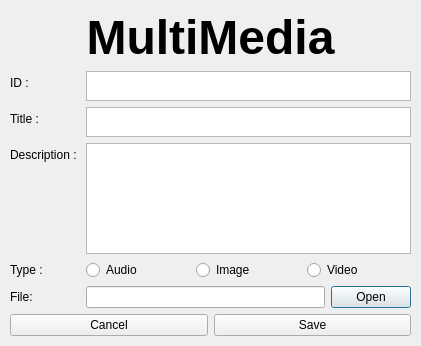
<?xml version="1.0" encoding="UTF-8"?>
<ui version="4.0">
 <class>V_MultimediaForm</class>
 <widget class="QDialog" name="V_MultimediaForm">
  <property name="geometry">
   <rect>
    <x>0</x>
    <y>0</y>
    <width>421</width>
    <height>346</height>
   </rect>
  </property>
  <property name="windowTitle">
   <string>Multimedia</string>
  </property>
  <widget class="QWidget" name="verticalLayoutWidget">
   <property name="geometry">
    <rect>
     <x>10</x>
     <y>10</y>
     <width>401</width>
     <height>326</height>
    </rect>
   </property>
   <layout class="QVBoxLayout" name="verticalLayout">
    <item>
     <layout class="QFormLayout" name="formLayout">
      <item row="1" column="0" colspan="2">
       <widget class="QLabel" name="labelWindowTitle">
        <property name="font">
         <font>
          <pointsize>36</pointsize>
          <weight>75</weight>
          <bold>true</bold>
         </font>
        </property>
        <property name="text">
         <string>MultiMedia</string>
        </property>
        <property name="alignment">
         <set>Qt::AlignCenter</set>
        </property>
       </widget>
      </item>
      <item row="2" column="0">
       <widget class="QLabel" name="labelID">
        <property name="text">
         <string>ID :</string>
        </property>
       </widget>
      </item>
      <item row="2" column="1">
       <widget class="QTextEdit" name="textID">
        <property name="maximumSize">
         <size>
          <width>16777215</width>
          <height>30</height>
         </size>
        </property>
        <property name="readOnly">
         <bool>true</bool>
        </property>
       </widget>
      </item>
      <item row="3" column="0">
       <widget class="QLabel" name="labelTitle">
        <property name="text">
         <string>Title :</string>
        </property>
       </widget>
      </item>
      <item row="3" column="1">
       <widget class="QTextEdit" name="textTitle">
        <property name="maximumSize">
         <size>
          <width>16777215</width>
          <height>30</height>
         </size>
        </property>
       </widget>
      </item>
      <item row="5" column="0">
       <widget class="QLabel" name="typeLabel">
        <property name="text">
         <string>Type :</string>
        </property>
       </widget>
      </item>
      <item row="5" column="1">
       <layout class="QHBoxLayout" name="horizontalLayout_2">
        <item>
         <widget class="QRadioButton" name="audioBtn">
          <property name="text">
           <string>Audio</string>
          </property>
         </widget>
        </item>
        <item>
         <widget class="QRadioButton" name="imageBtn">
          <property name="text">
           <string>Image</string>
          </property>
         </widget>
        </item>
        <item>
         <widget class="QRadioButton" name="videoBtn">
          <property name="text">
           <string>Video</string>
          </property>
         </widget>
        </item>
       </layout>
      </item>
      <item row="7" column="1">
       <layout class="QHBoxLayout" name="horizontalLayout_3">
        <item>
         <widget class="QLineEdit" name="fileLineEdit"/>
        </item>
        <item>
         <widget class="QPushButton" name="btnOpen">
          <property name="text">
           <string>Open</string>
          </property>
         </widget>
        </item>
       </layout>
      </item>
      <item row="7" column="0">
       <widget class="QLabel" name="labelFile">
        <property name="text">
         <string>File: </string>
        </property>
       </widget>
      </item>
      <item row="4" column="1">
       <widget class="QTextEdit" name="textDesc"/>
      </item>
      <item row="4" column="0">
       <widget class="QLabel" name="labelDesc">
        <property name="text">
         <string>Description : </string>
        </property>
       </widget>
      </item>
     </layout>
    </item>
    <item>
     <layout class="QHBoxLayout" name="horizontalLayout">
      <item>
       <widget class="QPushButton" name="btnCancel">
        <property name="text">
         <string>Cancel</string>
        </property>
       </widget>
      </item>
      <item>
       <widget class="QPushButton" name="btnSave">
        <property name="text">
         <string>Save</string>
        </property>
       </widget>
      </item>
     </layout>
    </item>
   </layout>
  </widget>
 </widget>
 <resources/>
 <connections/>
</ui>
